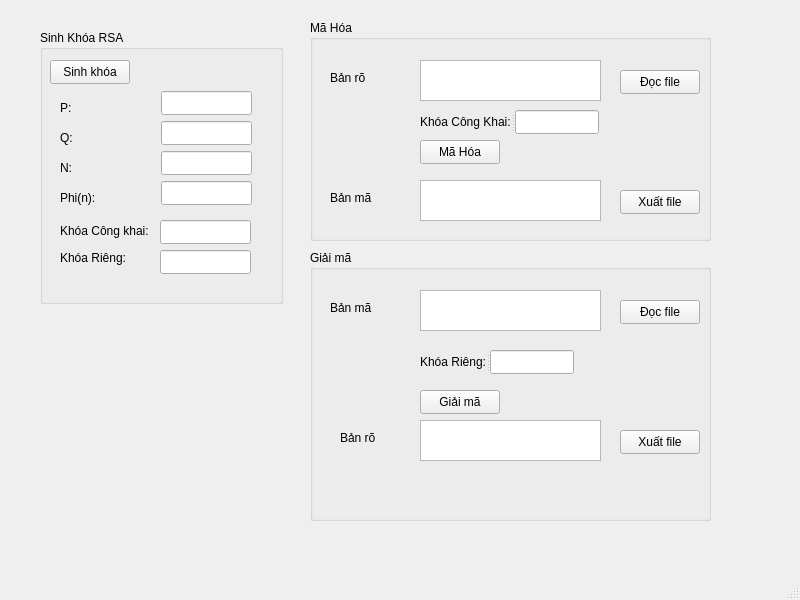
<?xml version="1.0" encoding="UTF-8"?>
<ui version="4.0">
 <class>MainWindow</class>
 <widget class="QMainWindow" name="MainWindow">
  <property name="geometry">
   <rect>
    <x>0</x>
    <y>0</y>
    <width>800</width>
    <height>600</height>
   </rect>
  </property>
  <property name="windowTitle">
   <string>MainWindow</string>
  </property>
  <widget class="QWidget" name="centralwidget">
   <widget class="QGroupBox" name="groupBox">
    <property name="geometry">
     <rect>
      <x>40</x>
      <y>30</y>
      <width>243</width>
      <height>274</height>
     </rect>
    </property>
    <property name="title">
     <string>Sinh Khóa RSA</string>
    </property>
    <widget class="QPushButton" name="btnGenerateKeys">
     <property name="geometry">
      <rect>
       <x>10</x>
       <y>30</y>
       <width>80</width>
       <height>24</height>
      </rect>
     </property>
     <property name="text">
      <string>Sinh khóa</string>
     </property>
    </widget>
    <widget class="QLabel" name="label">
     <property name="geometry">
      <rect>
       <x>20</x>
       <y>70</y>
       <width>49</width>
       <height>16</height>
      </rect>
     </property>
     <property name="text">
      <string>P:</string>
     </property>
    </widget>
    <widget class="QLabel" name="label_2">
     <property name="geometry">
      <rect>
       <x>20</x>
       <y>100</y>
       <width>49</width>
       <height>16</height>
      </rect>
     </property>
     <property name="text">
      <string>Q:</string>
     </property>
    </widget>
    <widget class="QLabel" name="label_3">
     <property name="geometry">
      <rect>
       <x>20</x>
       <y>130</y>
       <width>49</width>
       <height>16</height>
      </rect>
     </property>
     <property name="text">
      <string>N: </string>
     </property>
    </widget>
    <widget class="QLabel" name="label_4">
     <property name="geometry">
      <rect>
       <x>20</x>
       <y>160</y>
       <width>49</width>
       <height>16</height>
      </rect>
     </property>
     <property name="text">
      <string>Phi(n):</string>
     </property>
    </widget>
    <widget class="QLabel" name="label_5">
     <property name="geometry">
      <rect>
       <x>20</x>
       <y>190</y>
       <width>91</width>
       <height>21</height>
      </rect>
     </property>
     <property name="text">
      <string>Khóa Công khai:</string>
     </property>
    </widget>
    <widget class="QLabel" name="label_6">
     <property name="geometry">
      <rect>
       <x>20</x>
       <y>220</y>
       <width>71</width>
       <height>16</height>
      </rect>
     </property>
     <property name="text">
      <string>Khóa Riêng:</string>
     </property>
    </widget>
    <widget class="QLineEdit" name="txtPrivateKey">
     <property name="geometry">
      <rect>
       <x>120</x>
       <y>220</y>
       <width>91</width>
       <height>24</height>
      </rect>
     </property>
     <property name="readOnly">
      <bool>true</bool>
     </property>
    </widget>
    <widget class="QLineEdit" name="txtPrimeQ">
     <property name="geometry">
      <rect>
       <x>121</x>
       <y>91</y>
       <width>91</width>
       <height>24</height>
      </rect>
     </property>
     <property name="readOnly">
      <bool>true</bool>
     </property>
    </widget>
    <widget class="QLineEdit" name="txtPublicKey">
     <property name="geometry">
      <rect>
       <x>120</x>
       <y>190</y>
       <width>91</width>
       <height>24</height>
      </rect>
     </property>
     <property name="readOnly">
      <bool>true</bool>
     </property>
    </widget>
    <widget class="QLineEdit" name="txtPhiN">
     <property name="geometry">
      <rect>
       <x>121</x>
       <y>151</y>
       <width>91</width>
       <height>24</height>
      </rect>
     </property>
     <property name="readOnly">
      <bool>true</bool>
     </property>
    </widget>
    <widget class="QLineEdit" name="txtN">
     <property name="geometry">
      <rect>
       <x>121</x>
       <y>121</y>
       <width>91</width>
       <height>24</height>
      </rect>
     </property>
     <property name="readOnly">
      <bool>true</bool>
     </property>
    </widget>
    <widget class="QLineEdit" name="txtPrimeP">
     <property name="geometry">
      <rect>
       <x>121</x>
       <y>61</y>
       <width>91</width>
       <height>24</height>
      </rect>
     </property>
     <property name="readOnly">
      <bool>true</bool>
     </property>
    </widget>
   </widget>
   <widget class="QGroupBox" name="groupBox_2">
    <property name="geometry">
     <rect>
      <x>310</x>
      <y>20</y>
      <width>401</width>
      <height>221</height>
     </rect>
    </property>
    <property name="title">
     <string>Mã Hóa</string>
    </property>
    <widget class="QTextEdit" name="txtPlainText">
     <property name="geometry">
      <rect>
       <x>110</x>
       <y>40</y>
       <width>181</width>
       <height>41</height>
      </rect>
     </property>
    </widget>
    <widget class="QPushButton" name="btnEncrypt">
     <property name="geometry">
      <rect>
       <x>110</x>
       <y>120</y>
       <width>80</width>
       <height>24</height>
      </rect>
     </property>
     <property name="text">
      <string>Mã Hóa</string>
     </property>
    </widget>
    <widget class="QTextEdit" name="txtEncryptedMessage">
     <property name="geometry">
      <rect>
       <x>110</x>
       <y>160</y>
       <width>181</width>
       <height>41</height>
      </rect>
     </property>
     <property name="readOnly">
      <bool>true</bool>
     </property>
    </widget>
    <widget class="QLabel" name="label_7">
     <property name="geometry">
      <rect>
       <x>20</x>
       <y>50</y>
       <width>49</width>
       <height>16</height>
      </rect>
     </property>
     <property name="text">
      <string>Bản rõ</string>
     </property>
    </widget>
    <widget class="QLabel" name="label_8">
     <property name="geometry">
      <rect>
       <x>20</x>
       <y>170</y>
       <width>49</width>
       <height>16</height>
      </rect>
     </property>
     <property name="text">
      <string>Bản mã</string>
     </property>
    </widget>
    <widget class="QSplitter" name="splitter">
     <property name="geometry">
      <rect>
       <x>110</x>
       <y>90</y>
       <width>179</width>
       <height>24</height>
      </rect>
     </property>
     <property name="orientation">
      <enum>Qt::Orientation::Horizontal</enum>
     </property>
     <widget class="QLabel" name="label_11">
      <property name="text">
       <string>Khóa Công Khai:</string>
      </property>
     </widget>
     <widget class="QLineEdit" name="txtPublickey_1">
      <property name="readOnly">
       <bool>true</bool>
      </property>
     </widget>
    </widget>
    <widget class="QPushButton" name="btnSaveFile">
     <property name="geometry">
      <rect>
       <x>310</x>
       <y>170</y>
       <width>80</width>
       <height>24</height>
      </rect>
     </property>
     <property name="text">
      <string>Xuất file</string>
     </property>
    </widget>
    <widget class="QPushButton" name="btnReadFile">
     <property name="geometry">
      <rect>
       <x>310</x>
       <y>50</y>
       <width>80</width>
       <height>24</height>
      </rect>
     </property>
     <property name="text">
      <string>Đọc file</string>
     </property>
    </widget>
   </widget>
   <widget class="QGroupBox" name="groupBox_3">
    <property name="geometry">
     <rect>
      <x>310</x>
      <y>250</y>
      <width>401</width>
      <height>271</height>
     </rect>
    </property>
    <property name="title">
     <string>Giải mã</string>
    </property>
    <widget class="QTextEdit" name="txtEncryptedInput">
     <property name="geometry">
      <rect>
       <x>110</x>
       <y>40</y>
       <width>181</width>
       <height>41</height>
      </rect>
     </property>
    </widget>
    <widget class="QPushButton" name="btnDecrypt">
     <property name="geometry">
      <rect>
       <x>110</x>
       <y>140</y>
       <width>80</width>
       <height>24</height>
      </rect>
     </property>
     <property name="text">
      <string>Giải mã</string>
     </property>
    </widget>
    <widget class="QTextEdit" name="txtDecryptedMessage">
     <property name="geometry">
      <rect>
       <x>110</x>
       <y>170</y>
       <width>181</width>
       <height>41</height>
      </rect>
     </property>
     <property name="readOnly">
      <bool>true</bool>
     </property>
    </widget>
    <widget class="QLabel" name="label_9">
     <property name="geometry">
      <rect>
       <x>20</x>
       <y>50</y>
       <width>49</width>
       <height>16</height>
      </rect>
     </property>
     <property name="text">
      <string>Bản mã</string>
     </property>
    </widget>
    <widget class="QLabel" name="label_10">
     <property name="geometry">
      <rect>
       <x>30</x>
       <y>180</y>
       <width>49</width>
       <height>16</height>
      </rect>
     </property>
     <property name="text">
      <string>Bản rõ</string>
     </property>
    </widget>
    <widget class="QSplitter" name="splitter_2">
     <property name="geometry">
      <rect>
       <x>110</x>
       <y>100</y>
       <width>154</width>
       <height>24</height>
      </rect>
     </property>
     <property name="orientation">
      <enum>Qt::Orientation::Horizontal</enum>
     </property>
     <widget class="QLabel" name="label_12">
      <property name="text">
       <string>Khóa Riêng:</string>
      </property>
     </widget>
     <widget class="QLineEdit" name="txtPrivateKey_1">
      <property name="readOnly">
       <bool>true</bool>
      </property>
     </widget>
    </widget>
    <widget class="QPushButton" name="btnReadFile_2">
     <property name="geometry">
      <rect>
       <x>310</x>
       <y>50</y>
       <width>80</width>
       <height>24</height>
      </rect>
     </property>
     <property name="text">
      <string>Đọc file</string>
     </property>
    </widget>
    <widget class="QPushButton" name="btnSaveFile_2">
     <property name="geometry">
      <rect>
       <x>310</x>
       <y>180</y>
       <width>80</width>
       <height>24</height>
      </rect>
     </property>
     <property name="text">
      <string>Xuất file</string>
     </property>
    </widget>
   </widget>
  </widget>
  <widget class="QMenuBar" name="menubar">
   <property name="geometry">
    <rect>
     <x>0</x>
     <y>0</y>
     <width>800</width>
     <height>21</height>
    </rect>
   </property>
  </widget>
  <widget class="QStatusBar" name="statusbar"/>
 </widget>
 <resources/>
 <connections/>
</ui>
